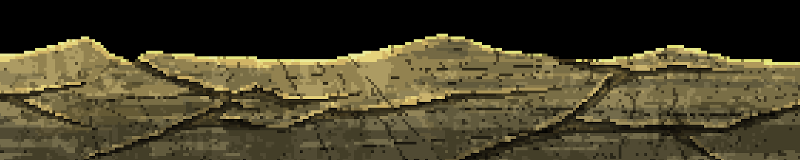

Tiled map render using the project's own tile images. Description and the map definition, with tile-layer contents summarised, below:
An orthogonal 50x10 tile map with 16x16 px tiles, 1 tile layer (Capa de patrones 1).

<map version="1.2" tiledversion="1.3.4" orientation="orthogonal" renderorder="right-down" width="50" height="10" tilewidth="16" tileheight="16" infinite="0" nextlayerid="2" nextobjectid="1">
 <tileset firstgid="1" name="road" tilewidth="16" tileheight="16" tilecount="3485" columns="85">
  <image source="../../Documents/GitHub/DVI/DVI/assets/images/backgrounds/War1/Bright/road.png" width="1366" height="669" />
 </tileset>
 <layer id="1" name="Capa de patrones 1" width="50" height="10">
  <data>[500 cells, 400 non-empty, 400 distinct tile ids]</data>
 </layer>
</map>